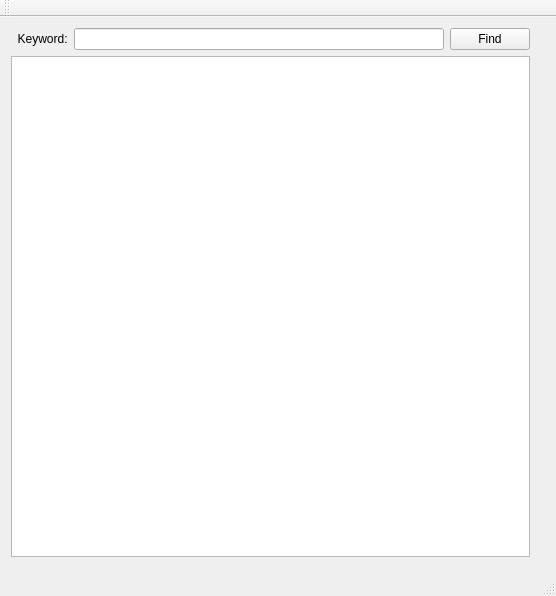
<?xml version="1.0" encoding="UTF-8"?>
<ui version="4.0">
 <class>MainWindow</class>
 <widget class="QMainWindow" name="MainWindow">
  <property name="geometry">
   <rect>
    <x>0</x>
    <y>0</y>
    <width>556</width>
    <height>596</height>
   </rect>
  </property>
  <property name="windowTitle">
   <string>MainWindow</string>
  </property>
  <widget class="QWidget" name="centralWidget">
   <widget class="QWidget" name="">
    <property name="geometry">
     <rect>
      <x>0</x>
      <y>0</y>
      <width>541</width>
      <height>551</height>
     </rect>
    </property>
    <layout class="QVBoxLayout" name="verticalLayout">
     <item>
      <layout class="QHBoxLayout" name="horizontalLayout">
       <item>
        <widget class="QLabel" name="label">
         <property name="text">
          <string>  Keyword:</string>
         </property>
        </widget>
       </item>
       <item>
        <widget class="QLineEdit" name="lineEdit"/>
       </item>
       <item>
        <widget class="QPushButton" name="findButton">
         <property name="text">
          <string>Find</string>
         </property>
        </widget>
       </item>
      </layout>
     </item>
     <item>
      <widget class="QTextEdit" name="textEdit"/>
     </item>
    </layout>
   </widget>
  </widget>
  <widget class="QToolBar" name="mainToolBar">
   <attribute name="toolBarArea">
    <enum>TopToolBarArea</enum>
   </attribute>
   <attribute name="toolBarBreak">
    <bool>false</bool>
   </attribute>
  </widget>
  <widget class="QStatusBar" name="statusBar"/>
 </widget>
 <layoutdefault spacing="6" margin="11"/>
 <resources/>
 <connections/>
</ui>
